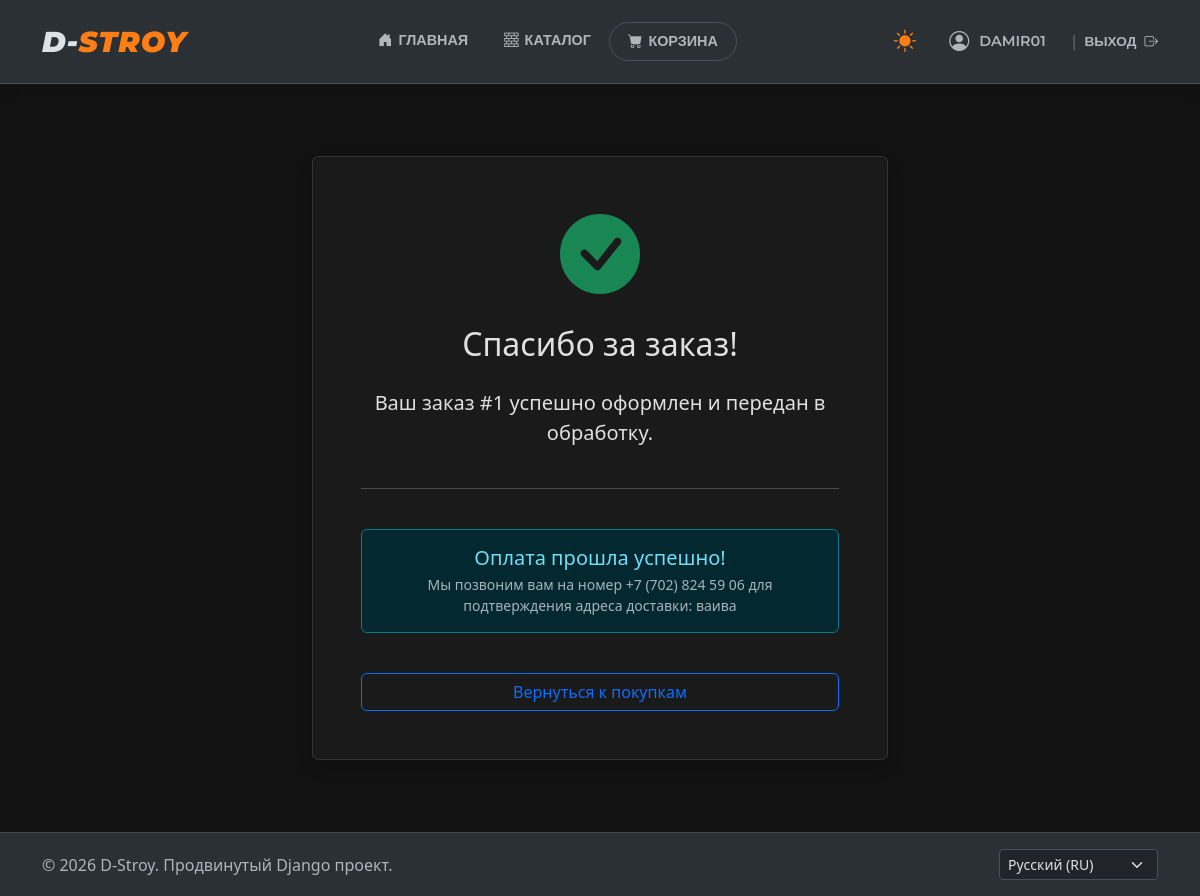
The app's page /store/order_success/1/ (signed in) with its own data.
### store/models.py (models this page shows, shortened)
class Order(models.Model):
    PAYMENT_CHOICES = (
        ('online', 'Оплата на сайте (Карта)'),
        ('whatsapp', 'Оплата через WhatsApp / Менеджера'),
    )
    user = models.ForeignKey(User, on_delete=models.CASCADE, verbose_name="Пользователь")
    first_name = models.CharField(max_length=50, verbose_name="Имя")
    last_name = models.CharField(max_length=50, verbose_name="Фамилия")
    phone = models.CharField(max_length=20, verbose_name="Телефон")
    address = models.TextField(verbose_name="Адрес доставки")
    payment_method = models.CharField(max_length=20, choices=PAYMENT_CHOICES, default='online', verbose_name="Способ оплаты")
    total_amount = models.DecimalField(max_digits=10, decimal_places=2, verbose_name="Сумма заказа")
    created_at = models.DateTimeField(auto_now_add=True, verbose_name="Дата создания")
    status = models.CharField(max_length=20, default='Ожидает обработки', verbose_name="Статус")
    class Meta:
        verbose_name = "Заказ"
        verbose_name_plural = "Заказы"
        ordering = ['-created_at']

### store/views.py (the view)
# urls.py: path('order_success/<int:order_id>/', views.order_success, name='order_success'),
@login_required
def order_success(request, order_id):
    order = get_object_or_404(Order, id=order_id, user=request.user)
    whatsapp_text = f"Здравствуйте! Я хочу подтвердить заказ #{order.id} на сумму {order.total_amount} ₸. Мой адрес: {order.address}."
    return render(request, 'store/order_success.html', {
        'order': order,
        'whatsapp_text': whatsapp_text
    })

### store/templates/store/order_success.html (shortened to what this page needs)
{% extends "base.html" %}
{% block content %}
<div class="container text-center mt-5 mb-5" style="max-width: 600px;">
    <div class="card shadow p-5">
        <h1 class="display-1 text-success"><i class="bi bi-check-circle-fill"></i></h1>
        <h2 class="mt-3">Спасибо за заказ!</h2>
        <p class="lead mt-3">Ваш заказ <strong>#{{ order.id }}</strong> успешно оформлен и передан в обработку.</p>
        <hr class="my-4">
        {% if order.payment_method == 'whatsapp' %}
            <div class="alert alert-success mt-3 pb-4">
                <h5>Для завершения оплаты свяжитесь с нами в WhatsApp</h5>
                <p class="small text-muted mb-3">Нажмите на кнопку ниже, чтобы перейти в чат с менеджером. Мы уже подготовили для вас сообщение с деталями заказа.</p>
                <a href="https://wa.me/77000000000?text={{ whatsapp_text|urlencode }}" target="_blank" class="btn btn-success btn-lg">
                    <i class="bi bi-whatsapp"></i> Написать менеджеру
                </a>
            </div>
        {% else %}
            <div class="alert alert-info mt-3">
                <h5 class="mb-1">Оплата прошла успешно!</h5>
                <p class="small text-muted mb-0">Мы позвоним вам на номер {{ order.phone }} для подтверждения адреса доставки: {{ order.address }}</p>
            </div>
        {% endif %}
        <a href="{% url 'store:catalog' %}" class="btn btn-outline-primary mt-4">Вернуться к покупкам</a>
    </div>
</div>
{% endblock content %}

### templates/base.html (shortened to what this page needs)
{% load static %}
{% load i18n %}
<!DOCTYPE html>
<html lang="ru" data-bs-theme="dark">
<head>
    <link href="https://cdn.jsdelivr.net/npm/bootstrap@5.3.3/dist/css/bootstrap.min.css" rel="stylesheet">
    <link rel="stylesheet" href="https://cdn.jsdelivr.net/npm/bootstrap-icons@1.11.3/font/bootstrap-icons.min.css">
    <link rel="stylesheet" href="{% static 'css/style.css' %}">
</head>
<body class="d-flex flex-column min-vh-100">
    {% include 'includes/navbar.html' %}
    <main class="container my-4 flex-grow-1">
        {% block content %}{% endblock content %}
    </main>
    {% include 'includes/footer.html' %}
</body>
</html>

### templates/includes/navbar.html (shortened to what this page needs)
{% load static %}
{% load i18n %}
<nav class="navbar navbar-expand-lg navbar-custom sticky-top">
    <div class="container">
        <a class="navbar-brand" href="{% url 'home' %}">
            D-<span>STROY</span>
        </a>
        <div class="collapse navbar-collapse" id="navbarNav">
            <ul class="navbar-nav mx-auto mb-2 mb-lg-0 mt-3 mt-lg-0 text-center">
                <li class="nav-item">
                    <a class="nav-link justify-content-center" href="{% url 'home' %}">
                        <i class="bi bi-house-door-fill"></i> Главная
                    </a>
                </li>
                <li class="nav-item">
                    <a class="nav-link justify-content-center" href="{% url 'store:catalog' %}">
                        <i class="bi bi-bricks"></i> Каталог
                    </a>
                </li>
                {% if user.is_authenticated %}
                <li class="nav-item mt-2 mt-lg-0">
                    <a class="nav-link btn-cart justify-content-center mx-auto" style="width: fit-content;" href="{% url 'store:cart_detail' %}">
                        <i class="bi bi-cart-fill"></i> Корзина
                    </a>
                </li>
                {% endif %}
            </ul>
            <ul class="navbar-nav align-items-center mt-3 mt-lg-0 justify-content-center">
                <li class="nav-item d-flex align-items-center mb-3 mb-lg-0">
                    <button id="theme-toggle-btn" title="Сменить тему">
                        <i class="bi bi-moon-stars-fill" id="theme-icon"></i>
                    </button>
                </li>
                {% if user.is_authenticated %}
                    <li class="nav-item mb-2 mb-lg-0">
                        <a class="nav-link" href="{% url 'profile' %}">
                            <i class="bi bi-person-circle fs-5 me-1"></i> {{ user.username }}
                        </a>
                    </li>
                    <li class="nav-item d-none d-lg-block mx-2 text-secondary">|</li>
                    <li class="nav-item">
                        <form action="{% url 'logout' %}" method="post" class="d-inline">
                            <button type="submit" class="logout-btn">
                                Выход <i class="bi bi-box-arrow-right ms-2"></i>
                            </button>
                        </form>
                    </li>
                {% endif %}
            </ul>
        </div>
    </div>
</nav>

### templates/includes/footer.html (shortened to what this page needs)
{% load i18n %}
<footer class="footer mt-auto py-3 bg-body-tertiary">
    <div class="container text-center text-muted d-flex justify-content-between align-items-center">
        <span>&copy; 2026 D-Stroy. {% translate "Продвинутый Django проект." %}</span>
        <form action="{% url 'set_language' %}" method="post" class="d-inline-flex">
            <select name="language" id="language-switcher" class="form-select form-select-sm" onchange="this.form.submit()">
                {% get_current_language as CURRENT_LANGUAGE %}
                <option value="ru" {% if 'ru' == CURRENT_LANGUAGE %}selected{% endif %}>
                    {% translate "Русский" %} (RU)
                </option>
            </select>
        </form>
    </div>
</footer>

### static/css/style.css (style rules this page uses)
html, body { height: 100%; }
.form-control, .form-select { box-shadow: none !important; }
[data-bs-theme="dark"] body { background-color: #121212; color: #e0e0e0; }
[data-bs-theme="dark"] .card { background-color: #1a1a1a; border-color: #333; color: #e0e0e0; }
.footer { border-top: 1px solid rgba(0, 0, 0, 0.1); }
[data-bs-theme="dark"] .footer { border-top: 1px solid rgba(255, 255, 255, 0.1); }
.alert { font-weight: 500; }

### templates/base.html (style rules this page uses)
html { transition: background-color 0.3s ease, color 0.3s ease; }
body { background-color: var(--bs-body-bg); color: var(--bs-body-color); }

### templates/includes/navbar.html (style rules this page uses)
.navbar-custom { background-color: var(--bs-tertiary-bg) !important; padding: 15px 0; box-shadow: 0 4px 12px rgba(0,0,0,0.1); font-family: 'Montserrat', sans-serif; border-bottom: 1px solid var(--bs-border-color); transition: background-color 0.3s ease; }
.navbar-brand { font-weight: 900; font-style: italic; font-size: 1.8rem; letter-spacing: 1px; color: var(--bs-body-color) !important; text-transform: uppercase; }
.navbar-brand span { color: #fd7e14; }
.nav-link { font-weight: 600; font-size: 0.9rem; text-transform: uppercase; color: var(--bs-secondary-color) !important; margin: 0 10px; transition: all 0.3s ease; display: flex; align-items: center; gap: 6px; }
.logout-btn { background: transparent; border: none; color: var(--bs-secondary-color) !important; font-weight: 700; text-transform: uppercase; font-size: 0.85rem; transition: 0.3s; padding: 0; display: flex; align-items: center; }
.btn-cart { border-radius: 20px; padding: 8px 18px !important; border: 1px solid var(--bs-border-color); }
#theme-toggle-btn { background: none; border: none; color: var(--bs-body-color); font-size: 1.4rem; transition: 0.3s; padding: 0; margin-right: 15px; }

### records on screen
Order: id "1", phone "+7 (702) 824 59 06", address "ваива"

### other values on screen
{{ user.username }} "DAMIR01"
